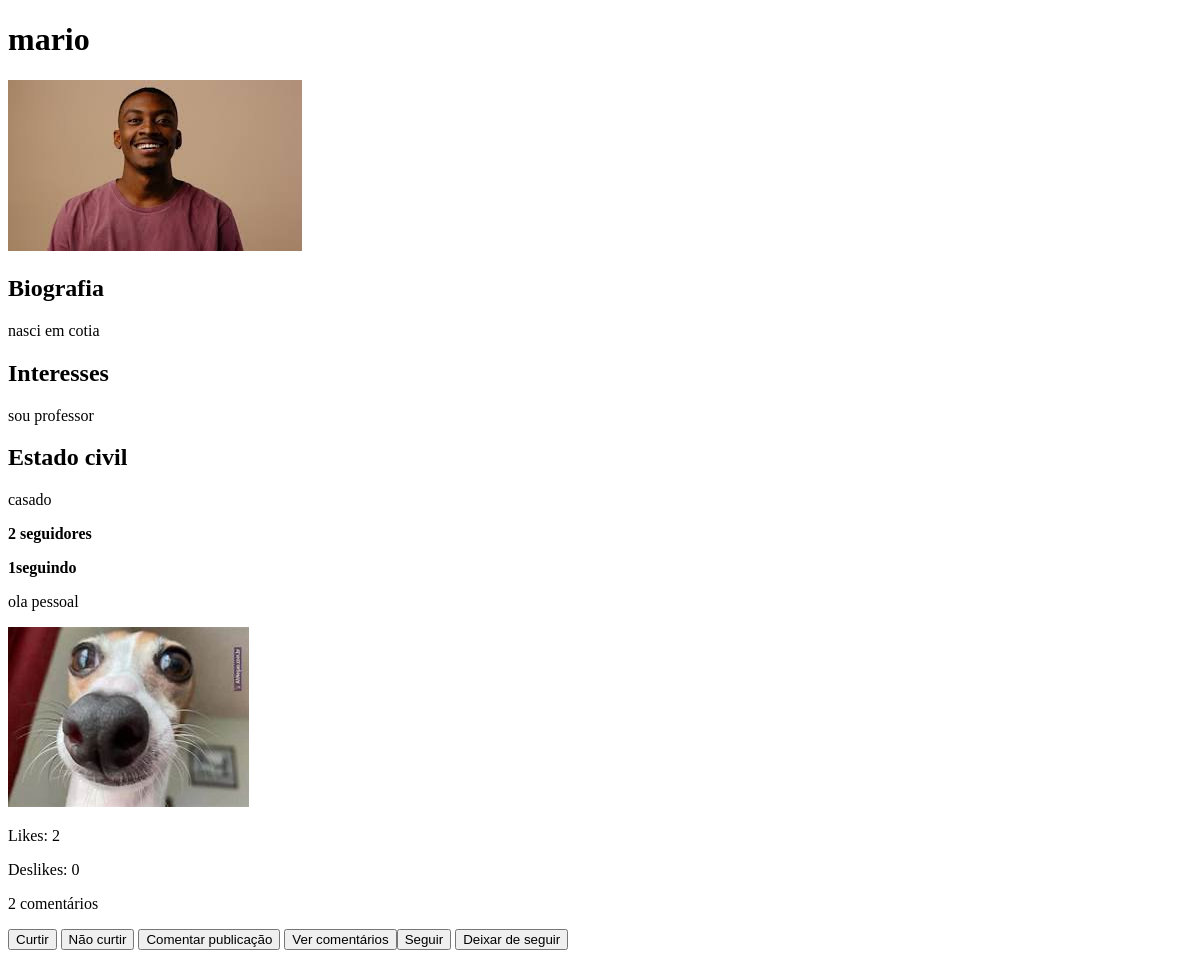
Page /minhaconta (signed in) on the earlier database version.
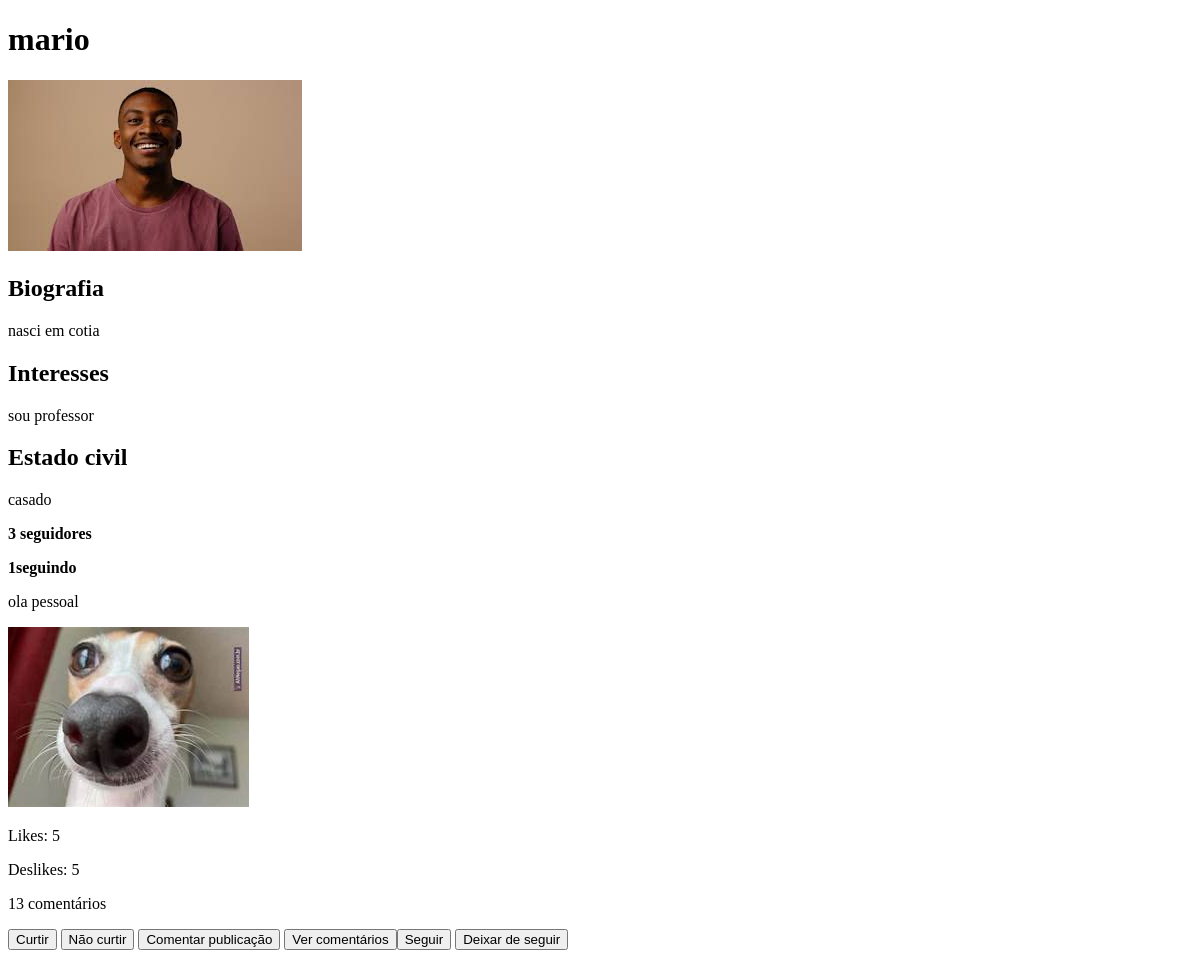
Same page on the later database version.
### redesocial/models.py (models this page shows, shortened)
class Conta(models.Model):
    nome = models.CharField(max_length=400)
    biografia = models.CharField(max_length=1000, blank=True)
    interesses = models.CharField(max_length=1000, blank=True)
    estado_civil = models.CharField(max_length=500, blank = True)
    dono_da_conta = models.ForeignKey(User,  on_delete=models.CASCADE)
    seguidores = models.ManyToManyField('self', symmetrical=False, related_name='MeSeguindo')
    seguindo = models.ManyToManyField('self', symmetrical=False, related_name='ContasSeguidas')
    foto_perfil = models.ImageField(upload_to = 'redesocial/fotos', blank=True)
    data_criacao = models.DateField(auto_now_add = True)
    numero_seguidores = models.IntegerField(default=0)
    numero_seguindo = models.IntegerField(default=0)

class Post(models.Model):
    dono_postagem = models.ForeignKey(Conta, on_delete=models.CASCADE)
    texto = models.CharField(max_length=6000, null = True, blank=True)
    imagem_postagem = models.ImageField(upload_to = 'redesocial/ImagemPostagem', null=True, blank=True)
    video = models.FileField(upload_to='redesocial/videos', null=True, blank=True)
    curtidas = models.IntegerField(default=0)
    nao_curtidas = models.IntegerField(default = 0)
    quantidade_comentarios = models.IntegerField(default= 0)

### redesocial/views.py (the view)
# urls.py: path('minhaconta', views.minhaconta, name='minhaconta'),
@login_required
def minhaconta(request):
    nome_usuario = f"{request.user.username}"
    conta = Conta.objects.get(dono_da_conta = request.user)
    posts = Post.objects.filter(dono_postagem = conta)
    dicionario_post = {'posts':posts, 'nome_usuario': nome_usuario, 'conta':conta}
    return render(request, 'redesocial/minhaconta.html', dicionario_post)

### redesocial/templates/redesocial/minhaconta.html (shortened to what this page needs)
<!DOCTYPE html>
    <html lang="pt-br">
    <head>
    </head>
    <body>
        <h1>{{nome_usuario}}</h1>
         {%if conta.foto_perfil%}
            <img src="{{conta.foto_perfil.url}}" alt="foto de perfil">
         {%endif%}
         <h2>Biografia</h2>
         {%if conta.biografia%}
            <p>{{conta.biografia}}</p>
        {%else%}
            <!--Se o usuário não registrar nenhuma biografia, iremos
            apresentar essa mensagem padrão.-->
            <p>Não há biografia</p>
        {%endif%}
        <h2>Interesses</h2>
        {%if conta.interesses%}
            <p>{{conta.interesses}}</p>
        {%else%}
            <!--Se o usuário não registrar nada no campo de
            interesses, iremos mostrar esse texto padrão-->
            <p>Não há interesses</p>
        {%endif%}
        <h2>Estado civil</h2>
        {%if conta.estado_civil%}
            <p>{{conta.estado_civil}}</p>
        {%else%}
            <!--mensagem padrão que será mostrada caso o usuário não informe
            nenhum dado no campo de estado civil-->
            <p>Não há estado civil</p>
        {%endif%}
        <p><strong>{{conta.numero_seguidores}} seguidores</strong></p>
        <p><strong>{{conta.numero_seguindo}}seguindo</strong></p>
        {%if posts%}
            {%for post in posts%}
                <section>
                    {%if post.texto%}
                        <p>{{post.texto}}</p>
                    {%else%}
                        <!--Se o usuário não criar um texto, iremos mostrar esse texto
                        padrão.-->
                        <p>A publicação não tem um texto</p>
                    {%endif%}
                    {%if post.imagem_postagem%}
                        <img src="{{post.imagem_postagem.url}}" alt="Imagem da postagem">
                    {%endif%}
                    <p>Likes: {{post.curtidas}}</p>
                    <p>Deslikes: {{post.nao_curtidas}}</p>
                    <p>{{post.quantidade_comentarios}} comentários</p>
                    <button type="submit">Curtir</button>
                    <button type="submit">Não curtir</button>
                    <button type="submit">Comentar publicação</button>
                    <button type="submit"> Ver comentários</buton>
                    <button type="submit"> Seguir</button>
                    <button type="submit">Deixar de seguir</button>
                </section>
            {%endfor%}
        {%else%}
            <p>Você ainda não fez nenhuma postagem</p>
        {%endif%}
    </body>
</html>

Differences in the rows shown:
changed Conta "nasci em cotia": numero_seguidores "2" → "3"
changed Post "ola pessoal": curtidas "2" → "5"; nao_curtidas "0" → "5"; quantidade_comentarios "2" → "13"
